Frame 1 (no input): blank canvas, image omitted
Frame 60 (the mouse pressed at the canvas centre just before this capture): blank canvas, image omitted
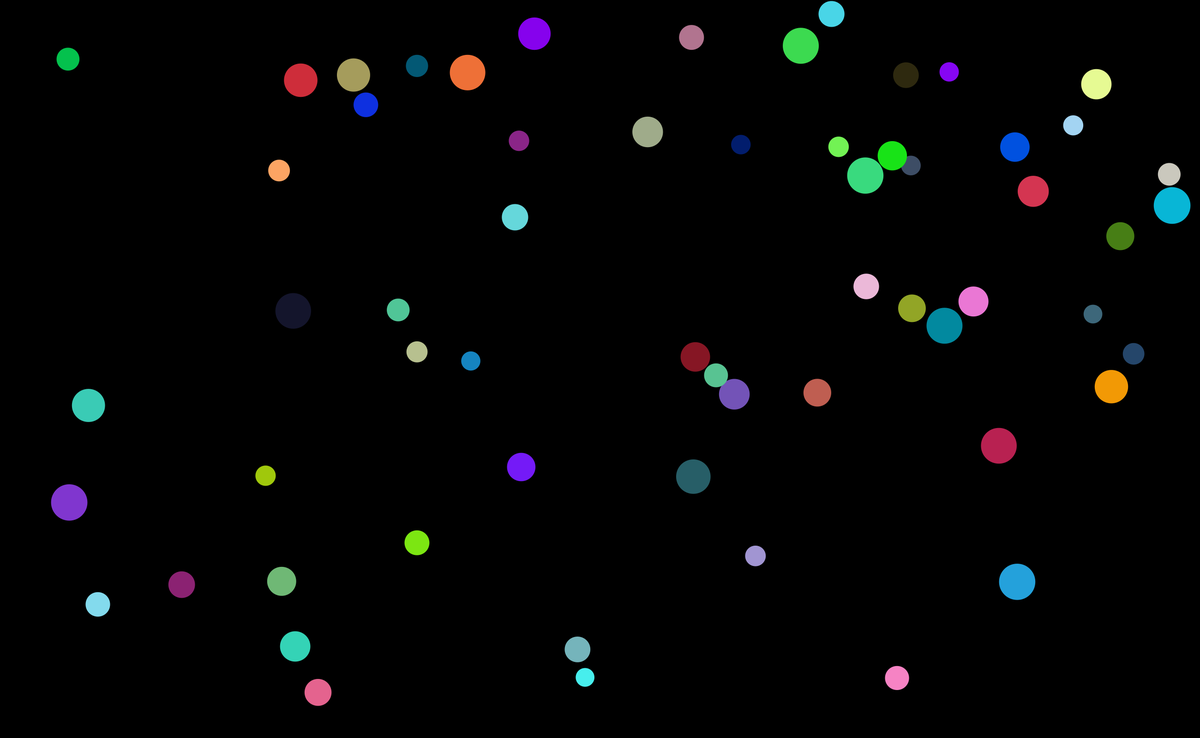
Frame 120 (the mouse held since frame 60 and released just before this capture)

The Processing sketch whose frames 1 and 60 were blank and that drew this single picture after the mouse press (run headless with seeded random() and noise(); from frame 60 on, the mouse is pressed at the canvas centre):

// Processing sketch: Bolde_i_forskellige_farver_6
// ── Bolde_i_forskellige_farver_6.pde
// Færdigkodet mandag d. 4/9-2023
// I dette program  får jeg trænet lidt i brugen af Arrays af objekter, i coalitions og i tilføjelse af objekter til et Array af objekter
float spring = 0.10;
Bold[] nyBold = new Bold[0];
int antal = 0;

void setup() {
  size(2600,1600);
  background(255);
  noStroke();
  frameRate(60);
    
}  

void draw() {
  background(0);
  if (mousePressed) {
    Bold ny = new Bold(random(50,width-50), random(50,height-50),random(20,40),random(0,255),random(0,255),random(0,255),random(-1,1),random(-1,1));
    nyBold = (Bold[]) append(nyBold,ny);
  }  
    
  for (int p = 0; p<nyBold.length; p++) {
   
    for (int o = 0; o<nyBold.length;o++) {
      nyBold[p].interfeer(nyBold, o);
    }
       nyBold[p].display();
       nyBold[p].move();
       
  }
}  

// ── Bold.pde
class Bold {
  float x,y,w,h,r;
  float xspeed;
  float yspeed;
  float red,blue,green;
  float tempRed,tempBlue,tempGreen;
  color farve;
    
  Bold(float tempX, float tempY, float tempR, float tempRed, float tempBlue, float tempGreen, float tempXsp, float tempYsp) {
    x = tempX;
    y = tempY;
    r = tempR;
    red = tempRed;
    blue = tempBlue;
    green = tempGreen;
    yspeed = tempYsp;
    xspeed = tempXsp;
  }
    
   
void interfeer(Bold[] b, int v) {
  float dx = b[v].x-x;
  float dy = b[v].y-y;
  float distance = sqrt(dx*dx + dy*dy);
  float minDist = (b[v].r+r)+4 ;
  if (distance < minDist) {    // Hvis distancen er mindre end summen af de to boldes radius+10 har de ramt hinanden
    float angle = atan2(dy, dx);
    float targetX = x + cos(angle) * minDist;
    float targetY = y + sin(angle) * minDist;
    float ax = (targetX - b[v].x) * spring;
    float ay = (targetY - b[v].y) * spring;
    xspeed -= ax;
    yspeed -= ay;
    b[v].xspeed += ax;
    b[v].yspeed += ay;
  }     
} 
  
void move() {
  y += yspeed;
  x += xspeed;
  if (x+r > width) {
    x = width - r;
    xspeed *= -1;
  } else if (x-r < 0) {
    x = r;
    xspeed *= -1;
  }
  if (y+r > height) {
    y = height - r;
    yspeed *= -1;
  } else if (y-r < 0) {
    y = r;
    yspeed *= -1;
  }  
}
    
void display() {
  farve = color(red,blue,green);
  noStroke();
  fill(farve);
  ellipse(x,y,(r*2),(r*2));
}  
}
